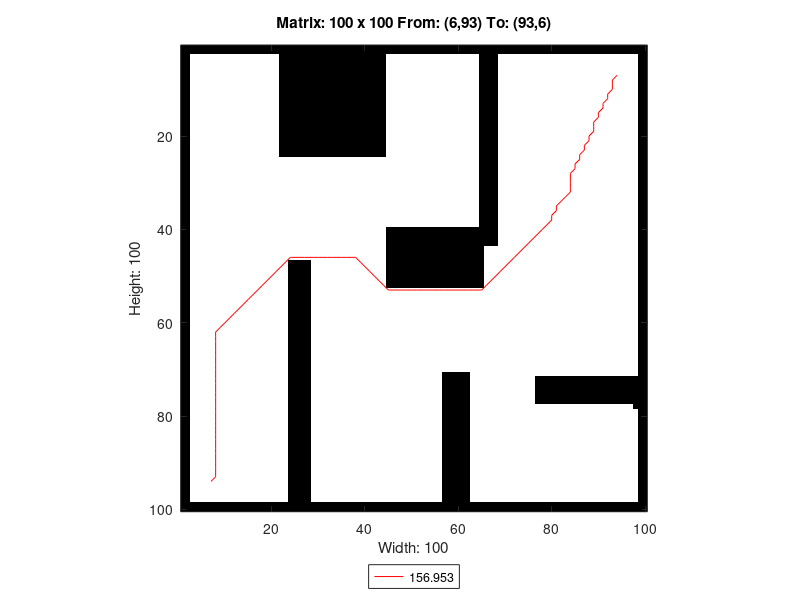

This chart was generated by the following MATLAB code:
A=[0 0 0 0 0 0 0 0 0 0 0 0 0 0 0 0 0 0 0 0 0 0 0 0 0 0 0 0 0 0 0 0 0 0 0 0 0 0 0 0 0 0 0 0 0 0 0 0 0 0 0 0 0 0 0 0 0 0 0 0 0 0 0 0 0 0 0 0 0 0 0 0 0 0 0 0 0 0 0 0 0 0 0 0 0 0 0 0 0 0 0 0 0 0 0 0 0 0 0 0 ;
0 0 0 0 0 0 0 0 0 0 0 0 0 0 0 0 0 0 0 0 0 0 0 0 0 0 0 0 0 0 0 0 0 0 0 0 0 0 0 0 0 0 0 0 0 0 0 0 0 0 0 0 0 0 0 0 0 0 0 0 0 0 0 0 0 0 0 0 0 0 0 0 0 0 0 0 0 0 0 0 0 0 0 0 0 0 0 0 0 0 0 0 0 0 0 0 0 0 0 0 ;
0 0 1 1 1 1 1 1 1 1 1 1 1 1 1 1 1 1 1 1 1 0 0 0 0 0 0 0 0 0 0 0 0 0 0 0 0 0 0 0 0 0 0 0 1 1 1 1 1 1 1 1 1 1 1 1 1 1 1 1 1 1 1 1 0 0 0 0 1 1 1 1 1 1 1 1 1 1 1 1 1 1 1 1 1 1 1 1 1 1 1 1 1 1 1 1 1 1 0 0 ;
0 0 1 1 1 1 1 1 1 1 1 1 1 1 1 1 1 1 1 1 1 0 0 0 0 0 0 0 0 0 0 0 0 0 0 0 0 0 0 0 0 0 0 0 1 1 1 1 1 1 1 1 1 1 1 1 1 1 1 1 1 1 1 1 0 0 0 0 1 1 1 1 1 1 1 1 1 1 1 1 1 1 1 1 1 1 1 1 1 1 1 1 1 1 1 1 1 1 0 0 ;
0 0 1 1 1 1 1 1 1 1 1 1 1 1 1 1 1 1 1 1 1 0 0 0 0 0 0 0 0 0 0 0 0 0 0 0 0 0 0 0 0 0 0 0 1 1 1 1 1 1 1 1 1 1 1 1 1 1 1 1 1 1 1 1 0 0 0 0 1 1 1 1 1 1 1 1 1 1 1 1 1 1 1 1 1 1 1 1 1 1 1 1 1 1 1 1 1 1 0 0 ;
0 0 1 1 1 1 1 1 1 1 1 1 1 1 1 1 1 1 1 1 1 0 0 0 0 0 0 0 0 0 0 0 0 0 0 0 0 0 0 0 0 0 0 0 1 1 1 1 1 1 1 1 1 1 1 1 1 1 1 1 1 1 1 1 0 0 0 0 1 1 1 1 1 1 1 1 1 1 1 1 1 1 1 1 1 1 1 1 1 1 1 1 1 1 1 1 1 1 0 0 ;
0 0 1 1 1 1 1 1 1 1 1 1 1 1 1 1 1 1 1 1 1 0 0 0 0 0 0 0 0 0 0 0 0 0 0 0 0 0 0 0 0 0 0 0 1 1 1 1 1 1 1 1 1 1 1 1 1 1 1 1 1 1 1 1 0 0 0 0 1 1 1 1 1 1 1 1 1 1 1 1 1 1 1 1 1 1 1 1 1 1 1 1 1 1 1 1 1 1 0 0 ;
0 0 1 1 1 1 1 1 1 1 1 1 1 1 1 1 1 1 1 1 1 0 0 0 0 0 0 0 0 0 0 0 0 0 0 0 0 0 0 0 0 0 0 0 1 1 1 1 1 1 1 1 1 1 1 1 1 1 1 1 1 1 1 1 0 0 0 0 1 1 1 1 1 1 1 1 1 1 1 1 1 1 1 1 1 1 1 1 1 1 1 1 1 1 1 1 1 1 0 0 ;
0 0 1 1 1 1 1 1 1 1 1 1 1 1 1 1 1 1 1 1 1 0 0 0 0 0 0 0 0 0 0 0 0 0 0 0 0 0 0 0 0 0 0 0 1 1 1 1 1 1 1 1 1 1 1 1 1 1 1 1 1 1 1 1 0 0 0 0 1 1 1 1 1 1 1 1 1 1 1 1 1 1 1 1 1 1 1 1 1 1 1 1 1 1 1 1 1 1 0 0 ;
0 0 1 1 1 1 1 1 1 1 1 1 1 1 1 1 1 1 1 1 1 0 0 0 0 0 0 0 0 0 0 0 0 0 0 0 0 0 0 0 0 0 0 0 1 1 1 1 1 1 1 1 1 1 1 1 1 1 1 1 1 1 1 1 0 0 0 0 1 1 1 1 1 1 1 1 1 1 1 1 1 1 1 1 1 1 1 1 1 1 1 1 1 1 1 1 1 1 0 0 ;
0 0 1 1 1 1 1 1 1 1 1 1 1 1 1 1 1 1 1 1 1 0 0 0 0 0 0 0 0 0 0 0 0 0 0 0 0 0 0 0 0 0 0 0 1 1 1 1 1 1 1 1 1 1 1 1 1 1 1 1 1 1 1 1 0 0 0 0 1 1 1 1 1 1 1 1 1 1 1 1 1 1 1 1 1 1 1 1 1 1 1 1 1 1 1 1 1 1 0 0 ;
0 0 1 1 1 1 1 1 1 1 1 1 1 1 1 1 1 1 1 1 1 0 0 0 0 0 0 0 0 0 0 0 0 0 0 0 0 0 0 0 0 0 0 0 1 1 1 1 1 1 1 1 1 1 1 1 1 1 1 1 1 1 1 1 0 0 0 0 1 1 1 1 1 1 1 1 1 1 1 1 1 1 1 1 1 1 1 1 1 1 1 1 1 1 1 1 1 1 0 0 ;
0 0 1 1 1 1 1 1 1 1 1 1 1 1 1 1 1 1 1 1 1 0 0 0 0 0 0 0 0 0 0 0 0 0 0 0 0 0 0 0 0 0 0 0 1 1 1 1 1 1 1 1 1 1 1 1 1 1 1 1 1 1 1 1 0 0 0 0 1 1 1 1 1 1 1 1 1 1 1 1 1 1 1 1 1 1 1 1 1 1 1 1 1 1 1 1 1 1 0 0 ;
0 0 1 1 1 1 1 1 1 1 1 1 1 1 1 1 1 1 1 1 1 0 0 0 0 0 0 0 0 0 0 0 0 0 0 0 0 0 0 0 0 0 0 0 1 1 1 1 1 1 1 1 1 1 1 1 1 1 1 1 1 1 1 1 0 0 0 0 1 1 1 1 1 1 1 1 1 1 1 1 1 1 1 1 1 1 1 1 1 1 1 1 1 1 1 1 1 1 0 0 ;
0 0 1 1 1 1 1 1 1 1 1 1 1 1 1 1 1 1 1 1 1 0 0 0 0 0 0 0 0 0 0 0 0 0 0 0 0 0 0 0 0 0 0 0 1 1 1 1 1 1 1 1 1 1 1 1 1 1 1 1 1 1 1 1 0 0 0 0 1 1 1 1 1 1 1 1 1 1 1 1 1 1 1 1 1 1 1 1 1 1 1 1 1 1 1 1 1 1 0 0 ;
0 0 1 1 1 1 1 1 1 1 1 1 1 1 1 1 1 1 1 1 1 0 0 0 0 0 0 0 0 0 0 0 0 0 0 0 0 0 0 0 0 0 0 0 1 1 1 1 1 1 1 1 1 1 1 1 1 1 1 1 1 1 1 1 0 0 0 0 1 1 1 1 1 1 1 1 1 1 1 1 1 1 1 1 1 1 1 1 1 1 1 1 1 1 1 1 1 1 0 0 ;
0 0 1 1 1 1 1 1 1 1 1 1 1 1 1 1 1 1 1 1 1 0 0 0 0 0 0 0 0 0 0 0 0 0 0 0 0 0 0 0 0 0 0 0 1 1 1 1 1 1 1 1 1 1 1 1 1 1 1 1 1 1 1 1 0 0 0 0 1 1 1 1 1 1 1 1 1 1 1 1 1 1 1 1 1 1 1 1 1 1 1 1 1 1 1 1 1 1 0 0 ;
0 0 1 1 1 1 1 1 1 1 1 1 1 1 1 1 1 1 1 1 1 0 0 0 0 0 0 0 0 0 0 0 0 0 0 0 0 0 0 0 0 0 0 0 1 1 1 1 1 1 1 1 1 1 1 1 1 1 1 1 1 1 1 1 0 0 0 0 1 1 1 1 1 1 1 1 1 1 1 1 1 1 1 1 1 1 1 1 1 1 1 1 1 1 1 1 1 1 0 0 ;
0 0 1 1 1 1 1 1 1 1 1 1 1 1 1 1 1 1 1 1 1 0 0 0 0 0 0 0 0 0 0 0 0 0 0 0 0 0 0 0 0 0 0 0 1 1 1 1 1 1 1 1 1 1 1 1 1 1 1 1 1 1 1 1 0 0 0 0 1 1 1 1 1 1 1 1 1 1 1 1 1 1 1 1 1 1 1 1 1 1 1 1 1 1 1 1 1 1 0 0 ;
0 0 1 1 1 1 1 1 1 1 1 1 1 1 1 1 1 1 1 1 1 0 0 0 0 0 0 0 0 0 0 0 0 0 0 0 0 0 0 0 0 0 0 0 1 1 1 1 1 1 1 1 1 1 1 1 1 1 1 1 1 1 1 1 0 0 0 0 1 1 1 1 1 1 1 1 1 1 1 1 1 1 1 1 1 1 1 1 1 1 1 1 1 1 1 1 1 1 0 0 ;
0 0 1 1 1 1 1 1 1 1 1 1 1 1 1 1 1 1 1 1 1 0 0 0 0 0 0 0 0 0 0 0 0 0 0 0 0 0 0 0 0 0 0 0 1 1 1 1 1 1 1 1 1 1 1 1 1 1 1 1 1 1 1 1 0 0 0 0 1 1 1 1 1 1 1 1 1 1 1 1 1 1 1 1 1 1 1 1 1 1 1 1 1 1 1 1 1 1 0 0 ;
0 0 1 1 1 1 1 1 1 1 1 1 1 1 1 1 1 1 1 1 1 0 0 0 0 0 0 0 0 0 0 0 0 0 0 0 0 0 0 0 0 0 0 0 1 1 1 1 1 1 1 1 1 1 1 1 1 1 1 1 1 1 1 1 0 0 0 0 1 1 1 1 1 1 1 1 1 1 1 1 1 1 1 1 1 1 1 1 1 1 1 1 1 1 1 1 1 1 0 0 ;
0 0 1 1 1 1 1 1 1 1 1 1 1 1 1 1 1 1 1 1 1 0 0 0 0 0 0 0 0 0 0 0 0 0 0 0 0 0 0 0 0 0 0 0 1 1 1 1 1 1 1 1 1 1 1 1 1 1 1 1 1 1 1 1 0 0 0 0 1 1 1 1 1 1 1 1 1 1 1 1 1 1 1 1 1 1 1 1 1 1 1 1 1 1 1 1 1 1 0 0 ;
0 0 1 1 1 1 1 1 1 1 1 1 1 1 1 1 1 1 1 1 1 0 0 0 0 0 0 0 0 0 0 0 0 0 0 0 0 0 0 0 0 0 0 0 1 1 1 1 1 1 1 1 1 1 1 1 1 1 1 1 1 1 1 1 0 0 0 0 1 1 1 1 1 1 1 1 1 1 1 1 1 1 1 1 1 1 1 1 1 1 1 1 1 1 1 1 1 1 0 0 ;
0 0 1 1 1 1 1 1 1 1 1 1 1 1 1 1 1 1 1 1 1 1 1 1 1 1 1 1 1 1 1 1 1 1 1 1 1 1 1 1 1 1 1 1 1 1 1 1 1 1 1 1 1 1 1 1 1 1 1 1 1 1 1 1 0 0 0 0 1 1 1 1 1 1 1 1 1 1 1 1 1 1 1 1 1 1 1 1 1 1 1 1 1 1 1 1 1 1 0 0 ;
0 0 1 1 1 1 1 1 1 1 1 1 1 1 1 1 1 1 1 1 1 1 1 1 1 1 1 1 1 1 1 1 1 1 1 1 1 1 1 1 1 1 1 1 1 1 1 1 1 1 1 1 1 1 1 1 1 1 1 1 1 1 1 1 0 0 0 0 1 1 1 1 1 1 1 1 1 1 1 1 1 1 1 1 1 1 1 1 1 1 1 1 1 1 1 1 1 1 0 0 ;
0 0 1 1 1 1 1 1 1 1 1 1 1 1 1 1 1 1 1 1 1 1 1 1 1 1 1 1 1 1 1 1 1 1 1 1 1 1 1 1 1 1 1 1 1 1 1 1 1 1 1 1 1 1 1 1 1 1 1 1 1 1 1 1 0 0 0 0 1 1 1 1 1 1 1 1 1 1 1 1 1 1 1 1 1 1 1 1 1 1 1 1 1 1 1 1 1 1 0 0 ;
0 0 1 1 1 1 1 1 1 1 1 1 1 1 1 1 1 1 1 1 1 1 1 1 1 1 1 1 1 1 1 1 1 1 1 1 1 1 1 1 1 1 1 1 1 1 1 1 1 1 1 1 1 1 1 1 1 1 1 1 1 1 1 1 0 0 0 0 1 1 1 1 1 1 1 1 1 1 1 1 1 1 1 1 1 1 1 1 1 1 1 1 1 1 1 1 1 1 0 0 ;
0 0 1 1 1 1 1 1 1 1 1 1 1 1 1 1 1 1 1 1 1 1 1 1 1 1 1 1 1 1 1 1 1 1 1 1 1 1 1 1 1 1 1 1 1 1 1 1 1 1 1 1 1 1 1 1 1 1 1 1 1 1 1 1 0 0 0 0 1 1 1 1 1 1 1 1 1 1 1 1 1 1 1 1 1 1 1 1 1 1 1 1 1 1 1 1 1 1 0 0 ;
0 0 1 1 1 1 1 1 1 1 1 1 1 1 1 1 1 1 1 1 1 1 1 1 1 1 1 1 1 1 1 1 1 1 1 1 1 1 1 1 1 1 1 1 1 1 1 1 1 1 1 1 1 1 1 1 1 1 1 1 1 1 1 1 0 0 0 0 1 1 1 1 1 1 1 1 1 1 1 1 1 1 1 1 1 1 1 1 1 1 1 1 1 1 1 1 1 1 0 0 ;
0 0 1 1 1 1 1 1 1 1 1 1 1 1 1 1 1 1 1 1 1 1 1 1 1 1 1 1 1 1 1 1 1 1 1 1 1 1 1 1 1 1 1 1 1 1 1 1 1 1 1 1 1 1 1 1 1 1 1 1 1 1 1 1 0 0 0 0 1 1 1 1 1 1 1 1 1 1 1 1 1 1 1 1 1 1 1 1 1 1 1 1 1 1 1 1 1 1 0 0 ;
0 0 1 1 1 1 1 1 1 1 1 1 1 1 1 1 1 1 1 1 1 1 1 1 1 1 1 1 1 1 1 1 1 1 1 1 1 1 1 1 1 1 1 1 1 1 1 1 1 1 1 1 1 1 1 1 1 1 1 1 1 1 1 1 0 0 0 0 1 1 1 1 1 1 1 1 1 1 1 1 1 1 1 1 1 1 1 1 1 1 1 1 1 1 1 1 1 1 0 0 ;
0 0 1 1 1 1 1 1 1 1 1 1 1 1 1 1 1 1 1 1 1 1 1 1 1 1 1 1 1 1 1 1 1 1 1 1 1 1 1 1 1 1 1 1 1 1 1 1 1 1 1 1 1 1 1 1 1 1 1 1 1 1 1 1 0 0 0 0 1 1 1 1 1 1 1 1 1 1 1 1 1 1 1 1 1 1 1 1 1 1 1 1 1 1 1 1 1 1 0 0 ;
0 0 1 1 1 1 1 1 1 1 1 1 1 1 1 1 1 1 1 1 1 1 1 1 1 1 1 1 1 1 1 1 1 1 1 1 1 1 1 1 1 1 1 1 1 1 1 1 1 1 1 1 1 1 1 1 1 1 1 1 1 1 1 1 0 0 0 0 1 1 1 1 1 1 1 1 1 1 1 1 1 1 1 1 1 1 1 1 1 1 1 1 1 1 1 1 1 1 0 0 ;
0 0 1 1 1 1 1 1 1 1 1 1 1 1 1 1 1 1 1 1 1 1 1 1 1 1 1 1 1 1 1 1 1 1 1 1 1 1 1 1 1 1 1 1 1 1 1 1 1 1 1 1 1 1 1 1 1 1 1 1 1 1 1 1 0 0 0 0 1 1 1 1 1 1 1 1 1 1 1 1 1 1 1 1 1 1 1 1 1 1 1 1 1 1 1 1 1 1 0 0 ;
0 0 1 1 1 1 1 1 1 1 1 1 1 1 1 1 1 1 1 1 1 1 1 1 1 1 1 1 1 1 1 1 1 1 1 1 1 1 1 1 1 1 1 1 1 1 1 1 1 1 1 1 1 1 1 1 1 1 1 1 1 1 1 1 0 0 0 0 1 1 1 1 1 1 1 1 1 1 1 1 1 1 1 1 1 1 1 1 1 1 1 1 1 1 1 1 1 1 0 0 ;
0 0 1 1 1 1 1 1 1 1 1 1 1 1 1 1 1 1 1 1 1 1 1 1 1 1 1 1 1 1 1 1 1 1 1 1 1 1 1 1 1 1 1 1 1 1 1 1 1 1 1 1 1 1 1 1 1 1 1 1 1 1 1 1 0 0 0 0 1 1 1 1 1 1 1 1 1 1 1 1 1 1 1 1 1 1 1 1 1 1 1 1 1 1 1 1 1 1 0 0 ;
0 0 1 1 1 1 1 1 1 1 1 1 1 1 1 1 1 1 1 1 1 1 1 1 1 1 1 1 1 1 1 1 1 1 1 1 1 1 1 1 1 1 1 1 1 1 1 1 1 1 1 1 1 1 1 1 1 1 1 1 1 1 1 1 0 0 0 0 1 1 1 1 1 1 1 1 1 1 1 1 1 1 1 1 1 1 1 1 1 1 1 1 1 1 1 1 1 1 0 0 ;
0 0 1 1 1 1 1 1 1 1 1 1 1 1 1 1 1 1 1 1 1 1 1 1 1 1 1 1 1 1 1 1 1 1 1 1 1 1 1 1 1 1 1 1 1 1 1 1 1 1 1 1 1 1 1 1 1 1 1 1 1 1 1 1 0 0 0 0 1 1 1 1 1 1 1 1 1 1 1 1 1 1 1 1 1 1 1 1 1 1 1 1 1 1 1 1 1 1 0 0 ;
0 0 1 1 1 1 1 1 1 1 1 1 1 1 1 1 1 1 1 1 1 1 1 1 1 1 1 1 1 1 1 1 1 1 1 1 1 1 1 1 1 1 1 1 0 0 0 0 0 0 0 0 0 0 0 0 0 0 0 0 0 0 0 0 0 0 0 0 1 1 1 1 1 1 1 1 1 1 1 1 1 1 1 1 1 1 1 1 1 1 1 1 1 1 1 1 1 1 0 0 ;
0 0 1 1 1 1 1 1 1 1 1 1 1 1 1 1 1 1 1 1 1 1 1 1 1 1 1 1 1 1 1 1 1 1 1 1 1 1 1 1 1 1 1 1 0 0 0 0 0 0 0 0 0 0 0 0 0 0 0 0 0 0 0 0 0 0 0 0 1 1 1 1 1 1 1 1 1 1 1 1 1 1 1 1 1 1 1 1 1 1 1 1 1 1 1 1 1 1 0 0 ;
0 0 1 1 1 1 1 1 1 1 1 1 1 1 1 1 1 1 1 1 1 1 1 1 1 1 1 1 1 1 1 1 1 1 1 1 1 1 1 1 1 1 1 1 0 0 0 0 0 0 0 0 0 0 0 0 0 0 0 0 0 0 0 0 0 0 0 0 1 1 1 1 1 1 1 1 1 1 1 1 1 1 1 1 1 1 1 1 1 1 1 1 1 1 1 1 1 1 0 0 ;
0 0 1 1 1 1 1 1 1 1 1 1 1 1 1 1 1 1 1 1 1 1 1 1 1 1 1 1 1 1 1 1 1 1 1 1 1 1 1 1 1 1 1 1 0 0 0 0 0 0 0 0 0 0 0 0 0 0 0 0 0 0 0 0 0 0 0 0 1 1 1 1 1 1 1 1 1 1 1 1 1 1 1 1 1 1 1 1 1 1 1 1 1 1 1 1 1 1 0 0 ;
0 0 1 1 1 1 1 1 1 1 1 1 1 1 1 1 1 1 1 1 1 1 1 1 1 1 1 1 1 1 1 1 1 1 1 1 1 1 1 1 1 1 1 1 0 0 0 0 0 0 0 0 0 0 0 0 0 0 0 0 0 0 0 0 0 1 1 1 1 1 1 1 1 1 1 1 1 1 1 1 1 1 1 1 1 1 1 1 1 1 1 1 1 1 1 1 1 1 0 0 ;
0 0 1 1 1 1 1 1 1 1 1 1 1 1 1 1 1 1 1 1 1 1 1 1 1 1 1 1 1 1 1 1 1 1 1 1 1 1 1 1 1 1 1 1 0 0 0 0 0 0 0 0 0 0 0 0 0 0 0 0 0 0 0 0 0 1 1 1 1 1 1 1 1 1 1 1 1 1 1 1 1 1 1 1 1 1 1 1 1 1 1 1 1 1 1 1 1 1 0 0 ;
0 0 1 1 1 1 1 1 1 1 1 1 1 1 1 1 1 1 1 1 1 1 1 1 1 1 1 1 1 1 1 1 1 1 1 1 1 1 1 1 1 1 1 1 0 0 0 0 0 0 0 0 0 0 0 0 0 0 0 0 0 0 0 0 0 1 1 1 1 1 1 1 1 1 1 1 1 1 1 1 1 1 1 1 1 1 1 1 1 1 1 1 1 1 1 1 1 1 0 0 ;
0 0 1 1 1 1 1 1 1 1 1 1 1 1 1 1 1 1 1 1 1 1 1 0 0 0 0 0 1 1 1 1 1 1 1 1 1 1 1 1 1 1 1 1 0 0 0 0 0 0 0 0 0 0 0 0 0 0 0 0 0 0 0 0 0 1 1 1 1 1 1 1 1 1 1 1 1 1 1 1 1 1 1 1 1 1 1 1 1 1 1 1 1 1 1 1 1 1 0 0 ;
0 0 1 1 1 1 1 1 1 1 1 1 1 1 1 1 1 1 1 1 1 1 1 0 0 0 0 0 1 1 1 1 1 1 1 1 1 1 1 1 1 1 1 1 0 0 0 0 0 0 0 0 0 0 0 0 0 0 0 0 0 0 0 0 0 1 1 1 1 1 1 1 1 1 1 1 1 1 1 1 1 1 1 1 1 1 1 1 1 1 1 1 1 1 1 1 1 1 0 0 ;
0 0 1 1 1 1 1 1 1 1 1 1 1 1 1 1 1 1 1 1 1 1 1 0 0 0 0 0 1 1 1 1 1 1 1 1 1 1 1 1 1 1 1 1 0 0 0 0 0 0 0 0 0 0 0 0 0 0 0 0 0 0 0 0 0 1 1 1 1 1 1 1 1 1 1 1 1 1 1 1 1 1 1 1 1 1 1 1 1 1 1 1 1 1 1 1 1 1 0 0 ;
0 0 1 1 1 1 1 1 1 1 1 1 1 1 1 1 1 1 1 1 1 1 1 0 0 0 0 0 1 1 1 1 1 1 1 1 1 1 1 1 1 1 1 1 0 0 0 0 0 0 0 0 0 0 0 0 0 0 0 0 0 0 0 0 0 1 1 1 1 1 1 1 1 1 1 1 1 1 1 1 1 1 1 1 1 1 1 1 1 1 1 1 1 1 1 1 1 1 0 0 ;
0 0 1 1 1 1 1 1 1 1 1 1 1 1 1 1 1 1 1 1 1 1 1 0 0 0 0 0 1 1 1 1 1 1 1 1 1 1 1 1 1 1 1 1 0 0 0 0 0 0 0 0 0 0 0 0 0 0 0 0 0 0 0 0 0 1 1 1 1 1 1 1 1 1 1 1 1 1 1 1 1 1 1 1 1 1 1 1 1 1 1 1 1 1 1 1 1 1 0 0 ;
0 0 1 1 1 1 1 1 1 1 1 1 1 1 1 1 1 1 1 1 1 1 1 0 0 0 0 0 1 1 1 1 1 1 1 1 1 1 1 1 1 1 1 1 0 0 0 0 0 0 0 0 0 0 0 0 0 0 0 0 0 0 0 0 0 1 1 1 1 1 1 1 1 1 1 1 1 1 1 1 1 1 1 1 1 1 1 1 1 1 1 1 1 1 1 1 1 1 0 0 ;
0 0 1 1 1 1 1 1 1 1 1 1 1 1 1 1 1 1 1 1 1 1 1 0 0 0 0 0 1 1 1 1 1 1 1 1 1 1 1 1 1 1 1 1 1 1 1 1 1 1 1 1 1 1 1 1 1 1 1 1 1 1 1 1 1 1 1 1 1 1 1 1 1 1 1 1 1 1 1 1 1 1 1 1 1 1 1 1 1 1 1 1 1 1 1 1 1 1 0 0 ;
0 0 1 1 1 1 1 1 1 1 1 1 1 1 1 1 1 1 1 1 1 1 1 0 0 0 0 0 1 1 1 1 1 1 1 1 1 1 1 1 1 1 1 1 1 1 1 1 1 1 1 1 1 1 1 1 1 1 1 1 1 1 1 1 1 1 1 1 1 1 1 1 1 1 1 1 1 1 1 1 1 1 1 1 1 1 1 1 1 1 1 1 1 1 1 1 1 1 0 0 ;
0 0 1 1 1 1 1 1 1 1 1 1 1 1 1 1 1 1 1 1 1 1 1 0 0 0 0 0 1 1 1 1 1 1 1 1 1 1 1 1 1 1 1 1 1 1 1 1 1 1 1 1 1 1 1 1 1 1 1 1 1 1 1 1 1 1 1 1 1 1 1 1 1 1 1 1 1 1 1 1 1 1 1 1 1 1 1 1 1 1 1 1 1 1 1 1 1 1 0 0 ;
0 0 1 1 1 1 1 1 1 1 1 1 1 1 1 1 1 1 1 1 1 1 1 0 0 0 0 0 1 1 1 1 1 1 1 1 1 1 1 1 1 1 1 1 1 1 1 1 1 1 1 1 1 1 1 1 1 1 1 1 1 1 1 1 1 1 1 1 1 1 1 1 1 1 1 1 1 1 1 1 1 1 1 1 1 1 1 1 1 1 1 1 1 1 1 1 1 1 0 0 ;
0 0 1 1 1 1 1 1 1 1 1 1 1 1 1 1 1 1 1 1 1 1 1 0 0 0 0 0 1 1 1 1 1 1 1 1 1 1 1 1 1 1 1 1 1 1 1 1 1 1 1 1 1 1 1 1 1 1 1 1 1 1 1 1 1 1 1 1 1 1 1 1 1 1 1 1 1 1 1 1 1 1 1 1 1 1 1 1 1 1 1 1 1 1 1 1 1 1 0 0 ;
0 0 1 1 1 1 1 1 1 1 1 1 1 1 1 1 1 1 1 1 1 1 1 0 0 0 0 0 1 1 1 1 1 1 1 1 1 1 1 1 1 1 1 1 1 1 1 1 1 1 1 1 1 1 1 1 1 1 1 1 1 1 1 1 1 1 1 1 1 1 1 1 1 1 1 1 1 1 1 1 1 1 1 1 1 1 1 1 1 1 1 1 1 1 1 1 1 1 0 0 ;
0 0 1 1 1 1 1 1 1 1 1 1 1 1 1 1 1 1 1 1 1 1 1 0 0 0 0 0 1 1 1 1 1 1 1 1 1 1 1 1 1 1 1 1 1 1 1 1 1 1 1 1 1 1 1 1 1 1 1 1 1 1 1 1 1 1 1 1 1 1 1 1 1 1 1 1 1 1 1 1 1 1 1 1 1 1 1 1 1 1 1 1 1 1 1 1 1 1 0 0 ;
0 0 1 1 1 1 1 1 1 1 1 1 1 1 1 1 1 1 1 1 1 1 1 0 0 0 0 0 1 1 1 1 1 1 1 1 1 1 1 1 1 1 1 1 1 1 1 1 1 1 1 1 1 1 1 1 1 1 1 1 1 1 1 1 1 1 1 1 1 1 1 1 1 1 1 1 1 1 1 1 1 1 1 1 1 1 1 1 1 1 1 1 1 1 1 1 1 1 0 0 ;
0 0 1 1 1 1 1 1 1 1 1 1 1 1 1 1 1 1 1 1 1 1 1 0 0 0 0 0 1 1 1 1 1 1 1 1 1 1 1 1 1 1 1 1 1 1 1 1 1 1 1 1 1 1 1 1 1 1 1 1 1 1 1 1 1 1 1 1 1 1 1 1 1 1 1 1 1 1 1 1 1 1 1 1 1 1 1 1 1 1 1 1 1 1 1 1 1 1 0 0 ;
0 0 1 1 1 1 1 1 1 1 1 1 1 1 1 1 1 1 1 1 1 1 1 0 0 0 0 0 1 1 1 1 1 1 1 1 1 1 1 1 1 1 1 1 1 1 1 1 1 1 1 1 1 1 1 1 1 1 1 1 1 1 1 1 1 1 1 1 1 1 1 1 1 1 1 1 1 1 1 1 1 1 1 1 1 1 1 1 1 1 1 1 1 1 1 1 1 1 0 0 ;
0 0 1 1 1 1 1 1 1 1 1 1 1 1 1 1 1 1 1 1 1 1 1 0 0 0 0 0 1 1 1 1 1 1 1 1 1 1 1 1 1 1 1 1 1 1 1 1 1 1 1 1 1 1 1 1 1 1 1 1 1 1 1 1 1 1 1 1 1 1 1 1 1 1 1 1 1 1 1 1 1 1 1 1 1 1 1 1 1 1 1 1 1 1 1 1 1 1 0 0 ;
0 0 1 1 1 1 1 1 1 1 1 1 1 1 1 1 1 1 1 1 1 1 1 0 0 0 0 0 1 1 1 1 1 1 1 1 1 1 1 1 1 1 1 1 1 1 1 1 1 1 1 1 1 1 1 1 1 1 1 1 1 1 1 1 1 1 1 1 1 1 1 1 1 1 1 1 1 1 1 1 1 1 1 1 1 1 1 1 1 1 1 1 1 1 1 1 1 1 0 0 ;
0 0 1 1 1 1 1 1 1 1 1 1 1 1 1 1 1 1 1 1 1 1 1 0 0 0 0 0 1 1 1 1 1 1 1 1 1 1 1 1 1 1 1 1 1 1 1 1 1 1 1 1 1 1 1 1 1 1 1 1 1 1 1 1 1 1 1 1 1 1 1 1 1 1 1 1 1 1 1 1 1 1 1 1 1 1 1 1 1 1 1 1 1 1 1 1 1 1 0 0 ;
0 0 1 1 1 1 1 1 1 1 1 1 1 1 1 1 1 1 1 1 1 1 1 0 0 0 0 0 1 1 1 1 1 1 1 1 1 1 1 1 1 1 1 1 1 1 1 1 1 1 1 1 1 1 1 1 1 1 1 1 1 1 1 1 1 1 1 1 1 1 1 1 1 1 1 1 1 1 1 1 1 1 1 1 1 1 1 1 1 1 1 1 1 1 1 1 1 1 0 0 ;
0 0 1 1 1 1 1 1 1 1 1 1 1 1 1 1 1 1 1 1 1 1 1 0 0 0 0 0 1 1 1 1 1 1 1 1 1 1 1 1 1 1 1 1 1 1 1 1 1 1 1 1 1 1 1 1 1 1 1 1 1 1 1 1 1 1 1 1 1 1 1 1 1 1 1 1 1 1 1 1 1 1 1 1 1 1 1 1 1 1 1 1 1 1 1 1 1 1 0 0 ;
0 0 1 1 1 1 1 1 1 1 1 1 1 1 1 1 1 1 1 1 1 1 1 0 0 0 0 0 1 1 1 1 1 1 1 1 1 1 1 1 1 1 1 1 1 1 1 1 1 1 1 1 1 1 1 1 1 1 1 1 1 1 1 1 1 1 1 1 1 1 1 1 1 1 1 1 1 1 1 1 1 1 1 1 1 1 1 1 1 1 1 1 1 1 1 1 1 1 0 0 ;
0 0 1 1 1 1 1 1 1 1 1 1 1 1 1 1 1 1 1 1 1 1 1 0 0 0 0 0 1 1 1 1 1 1 1 1 1 1 1 1 1 1 1 1 1 1 1 1 1 1 1 1 1 1 1 1 1 1 1 1 1 1 1 1 1 1 1 1 1 1 1 1 1 1 1 1 1 1 1 1 1 1 1 1 1 1 1 1 1 1 1 1 1 1 1 1 1 1 0 0 ;
0 0 1 1 1 1 1 1 1 1 1 1 1 1 1 1 1 1 1 1 1 1 1 0 0 0 0 0 1 1 1 1 1 1 1 1 1 1 1 1 1 1 1 1 1 1 1 1 1 1 1 1 1 1 1 1 1 1 1 1 1 1 1 1 1 1 1 1 1 1 1 1 1 1 1 1 1 1 1 1 1 1 1 1 1 1 1 1 1 1 1 1 1 1 1 1 1 1 0 0 ;
0 0 1 1 1 1 1 1 1 1 1 1 1 1 1 1 1 1 1 1 1 1 1 0 0 0 0 0 1 1 1 1 1 1 1 1 1 1 1 1 1 1 1 1 1 1 1 1 1 1 1 1 1 1 1 1 0 0 0 0 0 0 1 1 1 1 1 1 1 1 1 1 1 1 1 1 1 1 1 1 1 1 1 1 1 1 1 1 1 1 1 1 1 1 1 1 1 1 0 0 ;
0 0 1 1 1 1 1 1 1 1 1 1 1 1 1 1 1 1 1 1 1 1 1 0 0 0 0 0 1 1 1 1 1 1 1 1 1 1 1 1 1 1 1 1 1 1 1 1 1 1 1 1 1 1 1 1 0 0 0 0 0 0 1 1 1 1 1 1 1 1 1 1 1 1 1 1 0 0 0 0 0 0 0 0 0 0 0 0 0 0 0 0 0 0 0 0 0 0 0 0 ;
0 0 1 1 1 1 1 1 1 1 1 1 1 1 1 1 1 1 1 1 1 1 1 0 0 0 0 0 1 1 1 1 1 1 1 1 1 1 1 1 1 1 1 1 1 1 1 1 1 1 1 1 1 1 1 1 0 0 0 0 0 0 1 1 1 1 1 1 1 1 1 1 1 1 1 1 0 0 0 0 0 0 0 0 0 0 0 0 0 0 0 0 0 0 0 0 0 0 0 0 ;
0 0 1 1 1 1 1 1 1 1 1 1 1 1 1 1 1 1 1 1 1 1 1 0 0 0 0 0 1 1 1 1 1 1 1 1 1 1 1 1 1 1 1 1 1 1 1 1 1 1 1 1 1 1 1 1 0 0 0 0 0 0 1 1 1 1 1 1 1 1 1 1 1 1 1 1 0 0 0 0 0 0 0 0 0 0 0 0 0 0 0 0 0 0 0 0 0 0 0 0 ;
0 0 1 1 1 1 1 1 1 1 1 1 1 1 1 1 1 1 1 1 1 1 1 0 0 0 0 0 1 1 1 1 1 1 1 1 1 1 1 1 1 1 1 1 1 1 1 1 1 1 1 1 1 1 1 1 0 0 0 0 0 0 1 1 1 1 1 1 1 1 1 1 1 1 1 1 0 0 0 0 0 0 0 0 0 0 0 0 0 0 0 0 0 0 0 0 0 0 0 0 ;
0 0 1 1 1 1 1 1 1 1 1 1 1 1 1 1 1 1 1 1 1 1 1 0 0 0 0 0 1 1 1 1 1 1 1 1 1 1 1 1 1 1 1 1 1 1 1 1 1 1 1 1 1 1 1 1 0 0 0 0 0 0 1 1 1 1 1 1 1 1 1 1 1 1 1 1 0 0 0 0 0 0 0 0 0 0 0 0 0 0 0 0 0 0 0 0 0 0 0 0 ;
0 0 1 1 1 1 1 1 1 1 1 1 1 1 1 1 1 1 1 1 1 1 1 0 0 0 0 0 1 1 1 1 1 1 1 1 1 1 1 1 1 1 1 1 1 1 1 1 1 1 1 1 1 1 1 1 0 0 0 0 0 0 1 1 1 1 1 1 1 1 1 1 1 1 1 1 0 0 0 0 0 0 0 0 0 0 0 0 0 0 0 0 0 0 0 0 0 0 0 0 ;
0 0 1 1 1 1 1 1 1 1 1 1 1 1 1 1 1 1 1 1 1 1 1 0 0 0 0 0 1 1 1 1 1 1 1 1 1 1 1 1 1 1 1 1 1 1 1 1 1 1 1 1 1 1 1 1 0 0 0 0 0 0 1 1 1 1 1 1 1 1 1 1 1 1 1 1 1 1 1 1 1 1 1 1 1 1 1 1 1 1 1 1 1 1 1 1 1 0 0 0 ;
0 0 1 1 1 1 1 1 1 1 1 1 1 1 1 1 1 1 1 1 1 1 1 0 0 0 0 0 1 1 1 1 1 1 1 1 1 1 1 1 1 1 1 1 1 1 1 1 1 1 1 1 1 1 1 1 0 0 0 0 0 0 1 1 1 1 1 1 1 1 1 1 1 1 1 1 1 1 1 1 1 1 1 1 1 1 1 1 1 1 1 1 1 1 1 1 1 1 0 0 ;
0 0 1 1 1 1 1 1 1 1 1 1 1 1 1 1 1 1 1 1 1 1 1 0 0 0 0 0 1 1 1 1 1 1 1 1 1 1 1 1 1 1 1 1 1 1 1 1 1 1 1 1 1 1 1 1 0 0 0 0 0 0 1 1 1 1 1 1 1 1 1 1 1 1 1 1 1 1 1 1 1 1 1 1 1 1 1 1 1 1 1 1 1 1 1 1 1 1 0 0 ;
0 0 1 1 1 1 1 1 1 1 1 1 1 1 1 1 1 1 1 1 1 1 1 0 0 0 0 0 1 1 1 1 1 1 1 1 1 1 1 1 1 1 1 1 1 1 1 1 1 1 1 1 1 1 1 1 0 0 0 0 0 0 1 1 1 1 1 1 1 1 1 1 1 1 1 1 1 1 1 1 1 1 1 1 1 1 1 1 1 1 1 1 1 1 1 1 1 1 0 0 ;
0 0 1 1 1 1 1 1 1 1 1 1 1 1 1 1 1 1 1 1 1 1 1 0 0 0 0 0 1 1 1 1 1 1 1 1 1 1 1 1 1 1 1 1 1 1 1 1 1 1 1 1 1 1 1 1 0 0 0 0 0 0 1 1 1 1 1 1 1 1 1 1 1 1 1 1 1 1 1 1 1 1 1 1 1 1 1 1 1 1 1 1 1 1 1 1 1 1 0 0 ;
0 0 1 1 1 1 1 1 1 1 1 1 1 1 1 1 1 1 1 1 1 1 1 0 0 0 0 0 1 1 1 1 1 1 1 1 1 1 1 1 1 1 1 1 1 1 1 1 1 1 1 1 1 1 1 1 0 0 0 0 0 0 1 1 1 1 1 1 1 1 1 1 1 1 1 1 1 1 1 1 1 1 1 1 1 1 1 1 1 1 1 1 1 1 1 1 1 1 0 0 ;
0 0 1 1 1 1 1 1 1 1 1 1 1 1 1 1 1 1 1 1 1 1 1 0 0 0 0 0 1 1 1 1 1 1 1 1 1 1 1 1 1 1 1 1 1 1 1 1 1 1 1 1 1 1 1 1 0 0 0 0 0 0 1 1 1 1 1 1 1 1 1 1 1 1 1 1 1 1 1 1 1 1 1 1 1 1 1 1 1 1 1 1 1 1 1 1 1 1 0 0 ;
0 0 1 1 1 1 1 1 1 1 1 1 1 1 1 1 1 1 1 1 1 1 1 0 0 0 0 0 1 1 1 1 1 1 1 1 1 1 1 1 1 1 1 1 1 1 1 1 1 1 1 1 1 1 1 1 0 0 0 0 0 0 1 1 1 1 1 1 1 1 1 1 1 1 1 1 1 1 1 1 1 1 1 1 1 1 1 1 1 1 1 1 1 1 1 1 1 1 0 0 ;
0 0 1 1 1 1 1 1 1 1 1 1 1 1 1 1 1 1 1 1 1 1 1 0 0 0 0 0 1 1 1 1 1 1 1 1 1 1 1 1 1 1 1 1 1 1 1 1 1 1 1 1 1 1 1 1 0 0 0 0 0 0 1 1 1 1 1 1 1 1 1 1 1 1 1 1 1 1 1 1 1 1 1 1 1 1 1 1 1 1 1 1 1 1 1 1 1 1 0 0 ;
0 0 1 1 1 1 1 1 1 1 1 1 1 1 1 1 1 1 1 1 1 1 1 0 0 0 0 0 1 1 1 1 1 1 1 1 1 1 1 1 1 1 1 1 1 1 1 1 1 1 1 1 1 1 1 1 0 0 0 0 0 0 1 1 1 1 1 1 1 1 1 1 1 1 1 1 1 1 1 1 1 1 1 1 1 1 1 1 1 1 1 1 1 1 1 1 1 1 0 0 ;
0 0 1 1 1 1 1 1 1 1 1 1 1 1 1 1 1 1 1 1 1 1 1 0 0 0 0 0 1 1 1 1 1 1 1 1 1 1 1 1 1 1 1 1 1 1 1 1 1 1 1 1 1 1 1 1 0 0 0 0 0 0 1 1 1 1 1 1 1 1 1 1 1 1 1 1 1 1 1 1 1 1 1 1 1 1 1 1 1 1 1 1 1 1 1 1 1 1 0 0 ;
0 0 1 1 1 1 1 1 1 1 1 1 1 1 1 1 1 1 1 1 1 1 1 0 0 0 0 0 1 1 1 1 1 1 1 1 1 1 1 1 1 1 1 1 1 1 1 1 1 1 1 1 1 1 1 1 0 0 0 0 0 0 1 1 1 1 1 1 1 1 1 1 1 1 1 1 1 1 1 1 1 1 1 1 1 1 1 1 1 1 1 1 1 1 1 1 1 1 0 0 ;
0 0 1 1 1 1 1 1 1 1 1 1 1 1 1 1 1 1 1 1 1 1 1 0 0 0 0 0 1 1 1 1 1 1 1 1 1 1 1 1 1 1 1 1 1 1 1 1 1 1 1 1 1 1 1 1 0 0 0 0 0 0 1 1 1 1 1 1 1 1 1 1 1 1 1 1 1 1 1 1 1 1 1 1 1 1 1 1 1 1 1 1 1 1 1 1 1 1 0 0 ;
0 0 1 1 1 1 1 1 1 1 1 1 1 1 1 1 1 1 1 1 1 1 1 0 0 0 0 0 1 1 1 1 1 1 1 1 1 1 1 1 1 1 1 1 1 1 1 1 1 1 1 1 1 1 1 1 0 0 0 0 0 0 1 1 1 1 1 1 1 1 1 1 1 1 1 1 1 1 1 1 1 1 1 1 1 1 1 1 1 1 1 1 1 1 1 1 1 1 0 0 ;
0 0 1 1 1 1 1 1 1 1 1 1 1 1 1 1 1 1 1 1 1 1 1 0 0 0 0 0 1 1 1 1 1 1 1 1 1 1 1 1 1 1 1 1 1 1 1 1 1 1 1 1 1 1 1 1 0 0 0 0 0 0 1 1 1 1 1 1 1 1 1 1 1 1 1 1 1 1 1 1 1 1 1 1 1 1 1 1 1 1 1 1 1 1 1 1 1 1 0 0 ;
0 0 1 1 1 1 1 1 1 1 1 1 1 1 1 1 1 1 1 1 1 1 1 0 0 0 0 0 1 1 1 1 1 1 1 1 1 1 1 1 1 1 1 1 1 1 1 1 1 1 1 1 1 1 1 1 0 0 0 0 0 0 1 1 1 1 1 1 1 1 1 1 1 1 1 1 1 1 1 1 1 1 1 1 1 1 1 1 1 1 1 1 1 1 1 1 1 1 0 0 ;
0 0 1 1 1 1 1 1 1 1 1 1 1 1 1 1 1 1 1 1 1 1 1 0 0 0 0 0 1 1 1 1 1 1 1 1 1 1 1 1 1 1 1 1 1 1 1 1 1 1 1 1 1 1 1 1 0 0 0 0 0 0 1 1 1 1 1 1 1 1 1 1 1 1 1 1 1 1 1 1 1 1 1 1 1 1 1 1 1 1 1 1 1 1 1 1 1 1 0 0 ;
0 0 1 1 1 1 1 1 1 1 1 1 1 1 1 1 1 1 1 1 1 1 1 0 0 0 0 0 1 1 1 1 1 1 1 1 1 1 1 1 1 1 1 1 1 1 1 1 1 1 1 1 1 1 1 1 0 0 0 0 0 0 1 1 1 1 1 1 1 1 1 1 1 1 1 1 1 1 1 1 1 1 1 1 1 1 1 1 1 1 1 1 1 1 1 1 1 1 0 0 ;
0 0 1 1 1 1 1 1 1 1 1 1 1 1 1 1 1 1 1 1 1 1 1 0 0 0 0 0 1 1 1 1 1 1 1 1 1 1 1 1 1 1 1 1 1 1 1 1 1 1 1 1 1 1 1 1 0 0 0 0 0 0 1 1 1 1 1 1 1 1 1 1 1 1 1 1 1 1 1 1 1 1 1 1 1 1 1 1 1 1 1 1 1 1 1 1 1 1 0 0 ;
0 0 1 1 1 1 1 1 1 1 1 1 1 1 1 1 1 1 1 1 1 1 1 0 0 0 0 0 1 1 1 1 1 1 1 1 1 1 1 1 1 1 1 1 1 1 1 1 1 1 1 1 1 1 1 1 0 0 0 0 0 0 1 1 1 1 1 1 1 1 1 1 1 1 1 1 1 1 1 1 1 1 1 1 1 1 1 1 1 1 1 1 1 1 1 1 1 1 0 0 ;
0 0 1 1 1 1 1 1 1 1 1 1 1 1 1 1 1 1 1 1 1 1 1 0 0 0 0 0 1 1 1 1 1 1 1 1 1 1 1 1 1 1 1 1 1 1 1 1 1 1 1 1 1 1 1 1 0 0 0 0 0 0 1 1 1 1 1 1 1 1 1 1 1 1 1 1 1 1 1 1 1 1 1 1 1 1 1 1 1 1 1 1 1 1 1 1 1 1 0 0 ;
0 0 0 0 0 0 0 0 0 0 0 0 0 0 0 0 0 0 0 0 0 0 0 0 0 0 0 0 0 0 0 0 0 0 0 0 0 0 0 0 0 0 0 0 0 0 0 0 0 0 0 0 0 0 0 0 0 0 0 0 0 0 0 0 0 0 0 0 0 0 0 0 0 0 0 0 0 0 0 0 0 0 0 0 0 0 0 0 0 0 0 0 0 0 0 0 0 0 0 0 ;
0 0 0 0 0 0 0 0 0 0 0 0 0 0 0 0 0 0 0 0 0 0 0 0 0 0 0 0 0 0 0 0 0 0 0 0 0 0 0 0 0 0 0 0 0 0 0 0 0 0 0 0 0 0 0 0 0 0 0 0 0 0 0 0 0 0 0 0 0 0 0 0 0 0 0 0 0 0 0 0 0 0 0 0 0 0 0 0 0 0 0 0 0 0 0 0 0 0 0 0 ;
];
imshow(A);
axis on
hold on
title('Matrix: 100 x 100 From: (6,93) To: (93,6)');
xlabel('Width: 100');
ylabel('Height: 100');
X=[94,94,93,93,93,92,92,91,91,90,90,89,89,89,88,88,87,87,86,86,85,85,84,84,84,84,84,83,82,81,81,80,80,79,78,77,76,75,74,73,72,71,70,69,68,67,66,65,64,63,62,61,60,59,58,57,56,55,54,53,52,51,50,49,48,47,46,45,44,43,42,41,40,39,38,37,36,35,34,33,32,31,30,29,28,27,26,25,24,23,22,21,20,19,18,17,16,15,14,13,12,11,10,9,8,8,8,8,8,8,8,8,8,8,8,8,8,8,8,8,8,8,8,8,8,8,8,8,8,8,8,8,8,8,8,8,7,7];
Y=-[-7,-7,-8,-9,-10,-11,-12,-13,-14,-15,-16,-17,-18,-19,-20,-21,-22,-23,-24,-25,-26,-27,-28,-29,-30,-31,-32,-33,-34,-35,-36,-37,-38,-39,-40,-41,-42,-43,-44,-45,-46,-47,-48,-49,-50,-51,-52,-53,-53,-53,-53,-53,-53,-53,-53,-53,-53,-53,-53,-53,-53,-53,-53,-53,-53,-53,-53,-53,-52,-51,-50,-49,-48,-47,-46,-46,-46,-46,-46,-46,-46,-46,-46,-46,-46,-46,-46,-46,-46,-47,-48,-49,-50,-51,-52,-53,-54,-55,-56,-57,-58,-59,-60,-61,-62,-63,-64,-65,-66,-67,-68,-69,-70,-71,-72,-73,-74,-75,-76,-77,-78,-79,-80,-81,-82,-83,-84,-85,-86,-87,-88,-89,-90,-91,-92,-93,-94,-94];
hold on;
plot(X,Y,'r');
legend('156.953','Location','southoutside');
